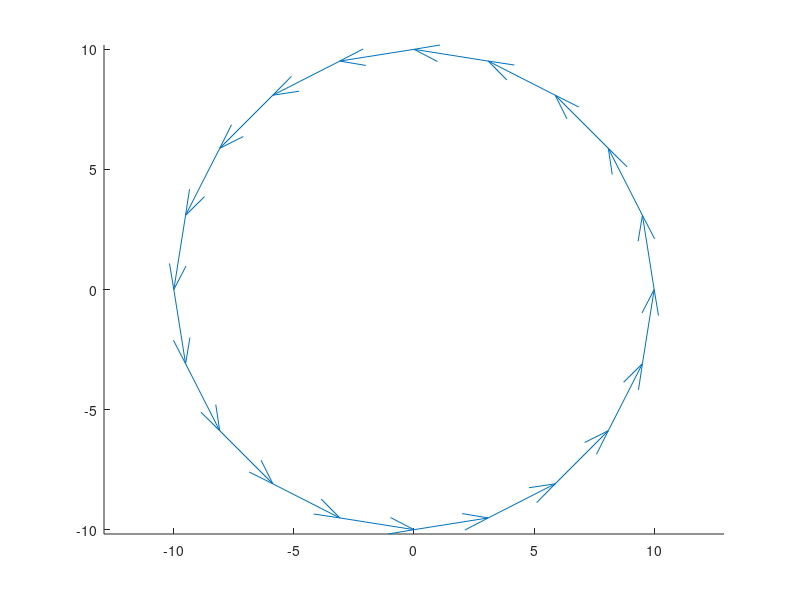
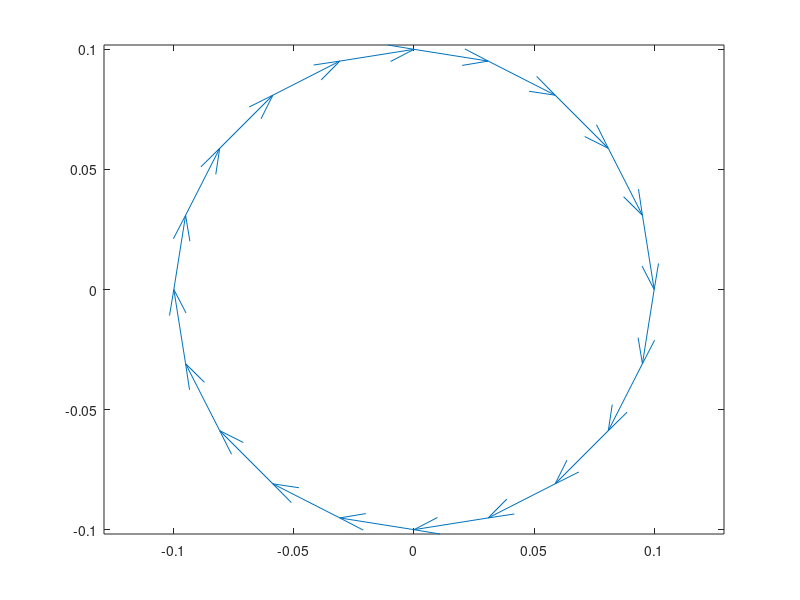
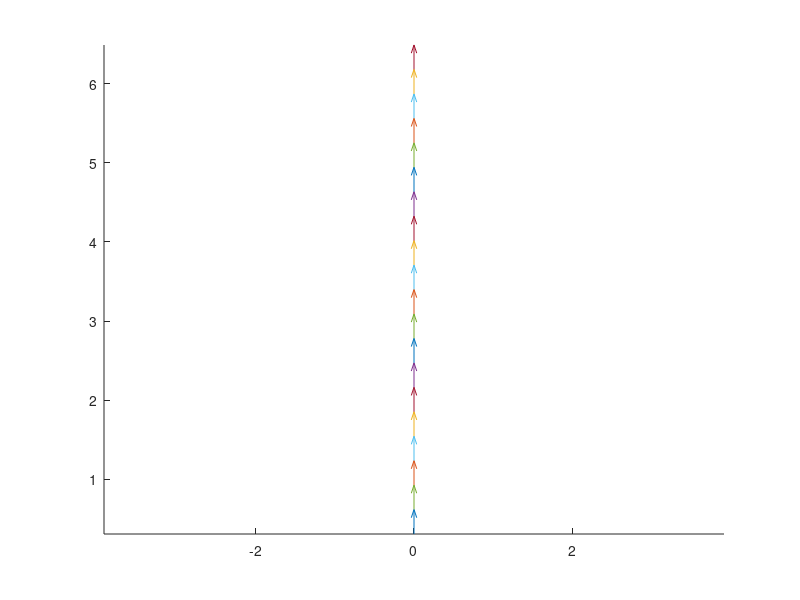

Recreate these plots in MATLAB, in order.
clc;
clear;
range = 2 * pi;
split_count = 20;
angle = 0 : range / split_count : range;
points = 4 .* cos(angle) + 6 * i * sin(angle);
points = 10 * exp(angle * i);
hold on;
step = points(2:end) - points(1:end -1);
start_point = points(1:end - 1);
quiver(real(start_point),imag(start_point),real(step),imag(step),0);
%plot(points, '>');
axis equal;
figure;

res = conj(points);
m = 0;
n = m + 1;
points .^ n;
res = 1 ./ (points .^ n);
step = res(2:end) - res(1:end -1);
start_point = res(1:end - 1);
quiver(real(start_point),imag(start_point),real(step),imag(step),0);
%plot(res);
axis equal;

figure;
start_point = 0;
inte_res = [start_point];
hold on;
for i=1:length(res)-1
	point = points(i+1) - points(i);
	direct = (res(i) + res(i+1))/2;
	step = point * direct;
	start_point = start_point + step;
	inte_res = [inte_res start_point];
	quiver(real(start_point),imag(start_point),real(step),imag(step),0);
end;
inte_res;
%plot(inte_res, '<')
%plot(inte_res)
axis equal;